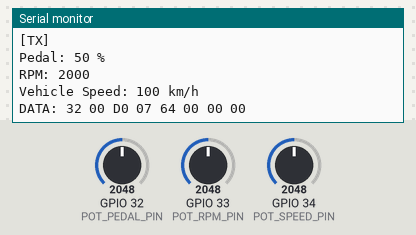
This program was run on a simulated ESP32. On the bench: the last lines printed to the serial monitor. The inputs (shaded band) are chosen by the test bench; at power-on: GPIO 34 (POT_SPEED_PIN) = 2048, GPIO 32 (POT_PEDAL_PIN) = 2048, GPIO 33 (POT_RPM_PIN) = 2048. No CAN messages arrive unless stated.

Above: at 3.0 s.
3.1 s: GPIO 34 (POT_SPEED_PIN) set to 2120
At 3.19 s:
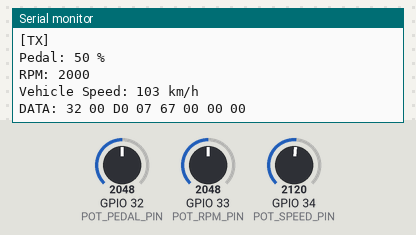
4.6 s: GPIO 34 (POT_SPEED_PIN) set to 2171
At 4.62 s:
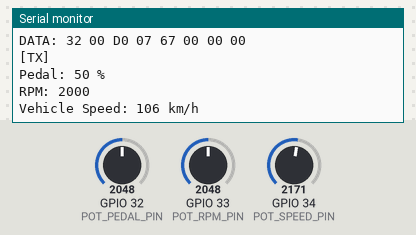
6.2 s: GPIO 32 (POT_PEDAL_PIN) set to 1965
At 6.27 s:
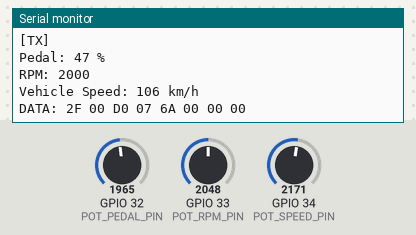
Timing chart, 0 to 9.2 s (numbered marks = the images above; inputs shaded):
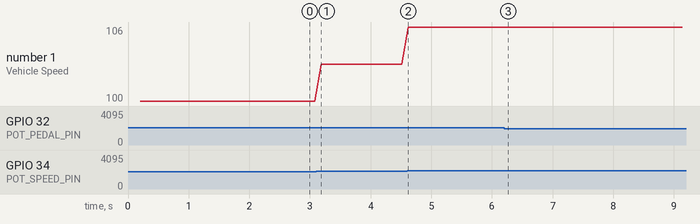

Measured:
- the behaviour switches between 2170 and 2171 on GPIO 34 (POT_SPEED_PIN) (found by bisection; images 1 and 2)
- the behaviour switches between 1966 and 1965 on GPIO 32 (POT_PEDAL_PIN) (found by bisection; images 2 and 3)
- after the input at 3.1 s, the serial monitor: prints a new line after 0.08 s (image 1)
- after the input at 4.6 s, the serial monitor: prints a new line at once (image 2)
- after the input at 6.2 s, the serial monitor: prints a new line after 0.06 s (image 3)
- plotted number 1: 100 → 103 after the input at 3.1 s, 103 → 106 after the input at 4.6 s

The program:

main.cpp
```cpp
#include <Arduino.h>
#include "driver/twai.h"

// ==================================================================
// NODE 1 - CAN TRANSMITTER: đọc 3 biến trở -> CAN ID 0x036 mỗi 100ms
// data[0..1]=pedal, data[2..3]=rpm, data[4..5]=vehicleSpeed,
// data[6..7]=reserved=0  (uint16_t, little-endian)
// ==================================================================

#define CAN_TX_PIN (gpio_num_t)5
#define CAN_RX_PIN (gpio_num_t)4

#define POT_PEDAL_PIN 32   // ADC1 -> pedal 0..100 %
#define POT_RPM_PIN   33   // ADC1 -> rpm   0..4000 RPM
#define POT_SPEED_PIN 34   // ADC1 -> speed 0..200 km/h

#define CAN_ID         0x036
#define TX_INTERVAL_MS 100   // gửi mỗi 100ms (dùng millis)

#define CAN_ALERTS_ENABLED (TWAI_ALERT_TX_SUCCESS | \
                            TWAI_ALERT_TX_FAILED  | \
                            TWAI_ALERT_BUS_ERROR  | \
                            TWAI_ALERT_ERR_PASS   | \
                            TWAI_ALERT_BUS_OFF)

static void pack16(uint8_t *out, uint16_t value) {
    out[0] = value & 0xFF;
    out[1] = (value >> 8) & 0xFF;
}

void setup() {
    Serial.begin(115200);
    delay(200);

    analogSetPinAttenuation(POT_PEDAL_PIN, ADC_11db);
    analogSetPinAttenuation(POT_RPM_PIN,   ADC_11db);
    analogSetPinAttenuation(POT_SPEED_PIN, ADC_11db);

    twai_general_config_t g_config = TWAI_GENERAL_CONFIG_DEFAULT(
        CAN_TX_PIN, CAN_RX_PIN, TWAI_MODE_NORMAL);
    g_config.alerts_enabled = CAN_ALERTS_ENABLED;
    g_config.tx_queue_len = 5;
    g_config.rx_queue_len = 5;

    twai_timing_config_t t_config = TWAI_TIMING_CONFIG_500KBITS();
    twai_filter_config_t f_config = TWAI_FILTER_CONFIG_ACCEPT_ALL();

    esp_err_t err = twai_driver_install(&g_config, &t_config, &f_config);
    if (err != ESP_OK) {
        Serial.printf("[INIT] twai_driver_install FAILED: %s\n", esp_err_to_name(err));
        return;
    }
    err = twai_start();
    if (err != ESP_OK) {
        Serial.printf("[INIT] twai_start FAILED: %s\n", esp_err_to_name(err));
        return;
    }
    Serial.println("[INIT] TWAI OK - 500kbps, TX=GPIO5 RX=GPIO4");
}

void loop() {
    static unsigned long lastTx = 0;
    unsigned long now = millis();

    if (now - lastTx >= TX_INTERVAL_MS) {
        lastTx = now;

        // Đọc ADC TẠI THỜI ĐIỂM GỬI và map ngay -> không cộng dồn
        uint16_t pedal        = map(analogRead(POT_PEDAL_PIN), 0, 4095, 0, 100);
        uint16_t rpm          = map(analogRead(POT_RPM_PIN),   0, 4095, 0, 4000);
        uint16_t vehicleSpeed = map(analogRead(POT_SPEED_PIN), 0, 4095, 0, 200);

        Serial.println("[TX]");
        Serial.printf("Pedal: %u %%\n", pedal);
        Serial.printf("RPM: %u\n", rpm);
        Serial.printf("Vehicle Speed: %u km/h\n", vehicleSpeed);
        Serial.println();

        twai_message_t msg = {};
        msg.identifier = CAN_ID;
        msg.extd = 0;
        msg.data_length_code = 8;
        pack16(&msg.data[0], pedal);
        pack16(&msg.data[2], rpm);
        pack16(&msg.data[4], vehicleSpeed);
        msg.data[6] = 0;
        msg.data[7] = 0;

        Serial.printf("DATA: ");
        for (uint8_t i = 0; i < 8; i++) Serial.printf("%02X ", msg.data[i]);
        Serial.println();

        esp_err_t err = twai_transmit(&msg, pdMS_TO_TICKS(100));
        if (err == ESP_ERR_TIMEOUT) {
            Serial.println("[TX] TX queue full");
        } else if (err != ESP_OK) {
            Serial.printf("[TX] Send failed: %s\n", esp_err_to_name(err));
        }
    }

    uint32_t alerts = 0;
    if (twai_read_alerts(&alerts, pdMS_TO_TICKS(50)) == ESP_OK) {
        if (alerts & TWAI_ALERT_TX_SUCCESS) Serial.println("[TX] Transmission success");
        if (alerts & TWAI_ALERT_TX_FAILED) {
            Serial.println("[TX] Transmission failed (no ACK? check bus)");
            twai_status_info_t status;
            if (twai_get_status_info(&status) == ESP_OK) {
                Serial.printf("[TX] state=%d tx_err=%u rx_err=%u\n",
                              (int)status.state, status.tx_error_counter, status.rx_error_counter);
            }
        }
        if (alerts & TWAI_ALERT_BUS_ERROR) Serial.println("[TX] BUS_ERROR");
        if (alerts & TWAI_ALERT_ERR_PASS)  Serial.println("[TX] ERROR_PASSIVE");
        if (alerts & TWAI_ALERT_BUS_OFF)   Serial.println("[TX] BUS_OFF");
    }
}
```
